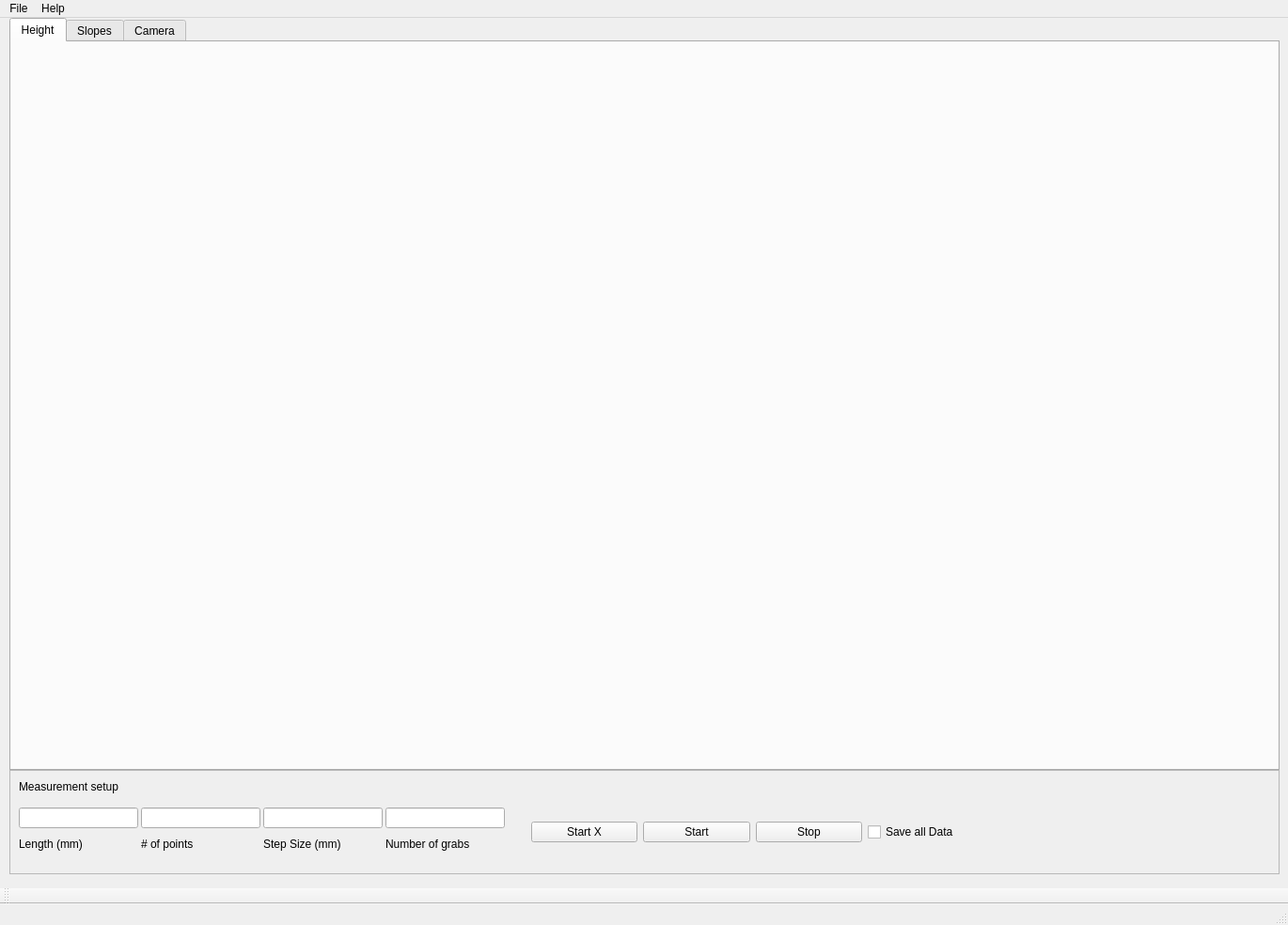
<?xml version="1.0" encoding="UTF-8"?>
<ui version="4.0">
 <class>MeasurementGUI</class>
 <widget class="QMainWindow" name="MeasurementGUI">
  <property name="geometry">
   <rect>
    <x>0</x>
    <y>0</y>
    <width>1370</width>
    <height>984</height>
   </rect>
  </property>
  <property name="windowTitle">
   <string notr="true">MainWindow</string>
  </property>
  <property name="toolTip">
   <string notr="true"/>
  </property>
  <property name="statusTip">
   <string notr="true"/>
  </property>
  <property name="whatsThis">
   <string notr="true"/>
  </property>
  <property name="accessibleName">
   <string notr="true"/>
  </property>
  <widget class="QWidget" name="centralwidget">
   <widget class="QTabWidget" name="Measurements">
    <property name="geometry">
     <rect>
      <x>10</x>
      <y>0</y>
      <width>1351</width>
      <height>801</height>
     </rect>
    </property>
    <property name="toolTipDuration">
     <number>-1</number>
    </property>
    <property name="currentIndex">
     <number>0</number>
    </property>
    <widget class="QWidget" name="height_tab">
     <attribute name="title">
      <string>Height</string>
     </attribute>
    </widget>
    <widget class="QWidget" name="Slopes_tab">
     <attribute name="title">
      <string>Slopes</string>
     </attribute>
    </widget>
    <widget class="QWidget" name="cam_tab">
     <attribute name="title">
      <string>Camera</string>
     </attribute>
    </widget>
   </widget>
   <widget class="QFrame" name="frame">
    <property name="geometry">
     <rect>
      <x>10</x>
      <y>800</y>
      <width>1351</width>
      <height>111</height>
     </rect>
    </property>
    <property name="frameShape">
     <enum>QFrame::StyledPanel</enum>
    </property>
    <property name="frameShadow">
     <enum>QFrame::Raised</enum>
    </property>
    <widget class="MyLabel" name="label">
     <property name="geometry">
      <rect>
       <x>10</x>
       <y>10</y>
       <width>161</width>
       <height>16</height>
      </rect>
     </property>
     <property name="text">
      <string>Measurement setup</string>
     </property>
    </widget>
    <widget class="QWidget" name="layoutWidget">
     <property name="geometry">
      <rect>
       <x>140</x>
       <y>40</y>
       <width>127</width>
       <height>49</height>
      </rect>
     </property>
     <layout class="QVBoxLayout" name="verticalLayout_2">
      <item>
       <widget class="MyQLineEdit" name="points_input"/>
      </item>
      <item>
       <widget class="MyLabel" name="points_label">
        <property name="text">
         <string># of points</string>
        </property>
       </widget>
      </item>
     </layout>
    </widget>
    <widget class="QWidget" name="layoutWidget_2">
     <property name="geometry">
      <rect>
       <x>270</x>
       <y>40</y>
       <width>127</width>
       <height>49</height>
      </rect>
     </property>
     <layout class="QVBoxLayout" name="verticalLayout_3">
      <item>
       <widget class="MyQLineEdit" name="stepsize_input"/>
      </item>
      <item>
       <widget class="MyLabel" name="stepsize_label">
        <property name="text">
         <string>Step Size (mm)</string>
        </property>
       </widget>
      </item>
     </layout>
    </widget>
    <widget class="QWidget" name="layoutWidget">
     <property name="geometry">
      <rect>
       <x>10</x>
       <y>40</y>
       <width>127</width>
       <height>49</height>
      </rect>
     </property>
     <layout class="QVBoxLayout" name="verticalLayout">
      <item>
       <widget class="MyQLineEdit" name="length_input"/>
      </item>
         <item>
             <widget class="MyLabel" name="length_label">
                 <property name="text">
                     <string>Length (mm)</string>
                 </property>
             </widget>
         </item>
     </layout>
    </widget>
       <widget class="QWidget" name="layoutWidget">
           <property name="geometry">
               <rect>
                   <x>540</x>
                   <y>50</y>
                   <width>501</width>
                   <height>32</height>
               </rect>
           </property>
           <layout class="QHBoxLayout" name="horizontalLayout" stretch="0,0,0,0">
               <property name="spacing">
                   <number>6</number>
               </property>
               <property name="leftMargin">
                   <number>15</number>
               </property>
               <property name="rightMargin">
                   <number>15</number>
               </property>
               <item>
                   <widget class="MyPushButton" name="xStartPos">
                       <property name="text">
                           <string>Start X</string>
                       </property>
                   </widget>
               </item>
               <item>
                   <widget class="MyPushButton" name="startButton">
                       <property name="text">
                           <string>Start</string>
                       </property>
                   </widget>
               </item>
               <item>
                   <widget class="MyPushButton" name="stopButton">
                       <property name="text">
                           <string>Stop</string>
                       </property>
                   </widget>
               </item>
               <item>
                   <widget class="QCheckBox" name="savelldata">
                       <property name="text">
                           <string>Save all Data</string>
                       </property>
                   </widget>
               </item>
           </layout>
       </widget>
       <widget class="QWidget" name="layoutWidget_3">
           <property name="geometry">
               <rect>
                   <x>400</x>
                   <y>40</y>
                   <width>127</width>
                   <height>49</height>
               </rect>
           </property>
           <layout class="QVBoxLayout" name="verticalLayout_4">
               <item>
                   <widget class="MyQLineEdit" name="nrofgrabs_input"/>
               </item>
               <item>
                   <widget class="MyLabel" name="nrofgrabs_label">
                       <property name="text">
                           <string>Number of grabs</string>
                       </property>
                   </widget>
               </item>
           </layout>
       </widget>
   </widget>
  </widget>
  <widget class="QMenuBar" name="menubar">
   <property name="geometry">
    <rect>
     <x>0</x>
     <y>0</y>
     <width>1370</width>
     <height>24</height>
    </rect>
   </property>
   <widget class="QMenu" name="menuFile">
    <property name="title">
     <string>File</string>
    </property>
    <addaction name="separator"/>
    <addaction name="actionStart_Measurement"/>
    <addaction name="actionSave"/>
    <addaction name="separator"/>
    <addaction name="actionQuit"/>
   </widget>
   <widget class="QMenu" name="menuHelp">
    <property name="title">
     <string>Help</string>
    </property>
    <addaction name="separator"/>
    <addaction name="actionGantry_Help"/>
    <addaction name="actionLaser_Help"/>
    <addaction name="actionCamera_Help"/>
   </widget>
   <addaction name="menuFile"/>
   <addaction name="menuHelp"/>
  </widget>
  <widget class="QStatusBar" name="statusbar"/>
  <widget class="QToolBar" name="toolBar">
   <property name="windowTitle">
    <string>toolBar</string>
   </property>
   <attribute name="toolBarArea">
    <enum>BottomToolBarArea</enum>
   </attribute>
   <attribute name="toolBarBreak">
    <bool>false</bool>
   </attribute>
  </widget>
  <action name="actionStart_Measurement">
   <property name="text">
    <string>Start Measurement</string>
   </property>
  </action>
  <action name="actionSave">
   <property name="text">
    <string>Save </string>
   </property>
  </action>
  <action name="actionGantry_Help">
   <property name="text">
    <string>Gantry Help</string>
   </property>
  </action>
  <action name="actionLaser_Help">
   <property name="text">
    <string>Laser Help</string>
   </property>
  </action>
  <action name="actionCamera_Help">
   <property name="text">
    <string>Camera Help</string>
   </property>
  </action>
  <action name="actionQuit">
   <property name="text">
    <string>Quit</string>
   </property>
  </action>
 </widget>
 <customwidgets>
  <customwidget>
   <class>MyLabel</class>
   <extends>QLabel</extends>
   <header location="global">BaseClasses.py</header>
  </customwidget>
  <customwidget>
   <class>MyQLineEdit</class>
   <extends>QLineEdit</extends>
   <header location="global">BaseClasses.py</header>
  </customwidget>
  <customwidget>
   <class>MyPushButton</class>
   <extends>QPushButton</extends>
   <header location="global">Graphics.BaseClasses</header>
  </customwidget>
 </customwidgets>
 <resources/>
 <connections/>
</ui>
